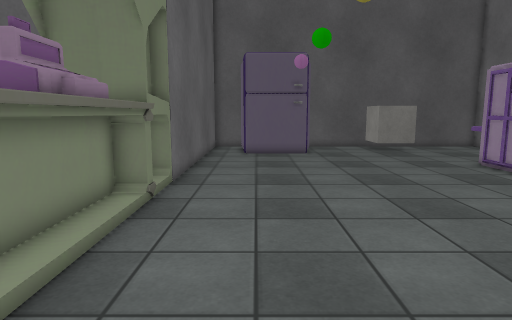
[1] (above)

19 first-person views from a walk through a 3-D level made in the Unity game engine. The camera is 1.3 m above the floor, tilts 8° down and sees 75° across. The floor is counted in squares, 0.5 m on a side. Each view is taken from the middle of a square. On the plan, view 1 faces up. The plan holds only what a view shows up to about 20 squares ahead; the rest is blank. The place goes on beyond the plan. The player character is not drawn. Some surface patterns are stand-ins.

[2]
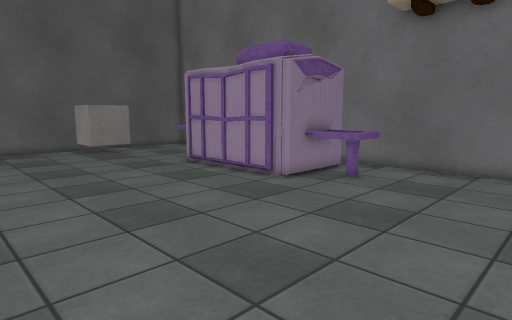

[3]
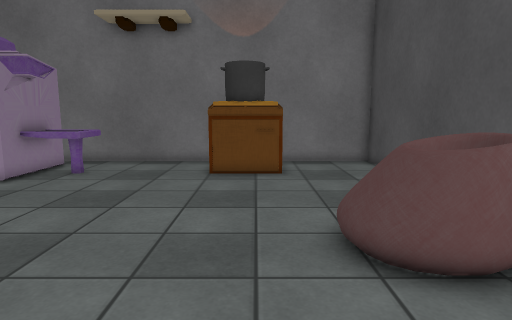

[4]
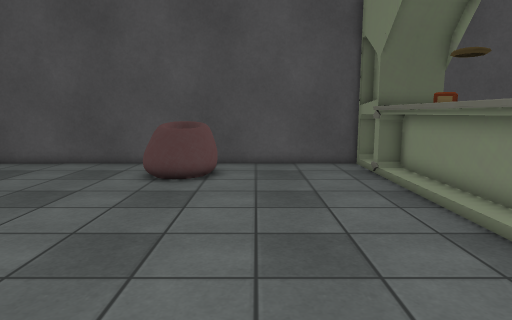

[5]
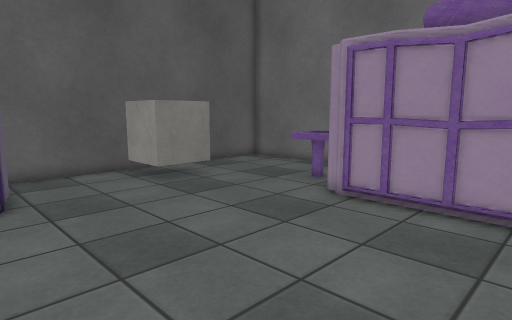

[6]
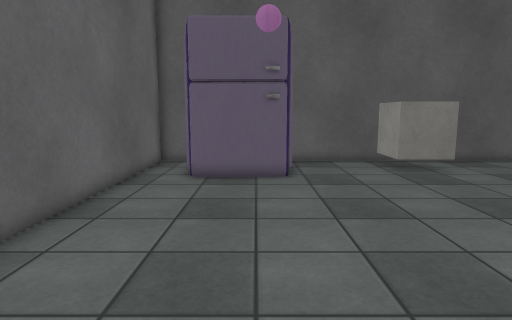

[7]
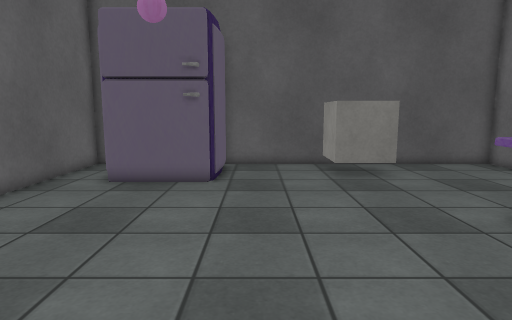

[8]
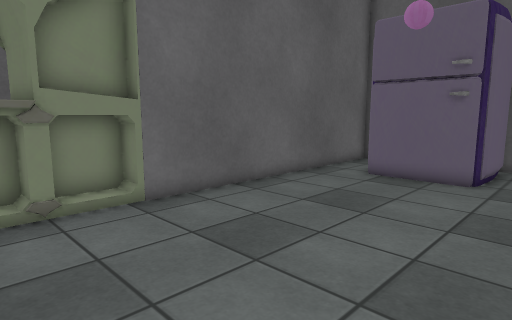

[9]
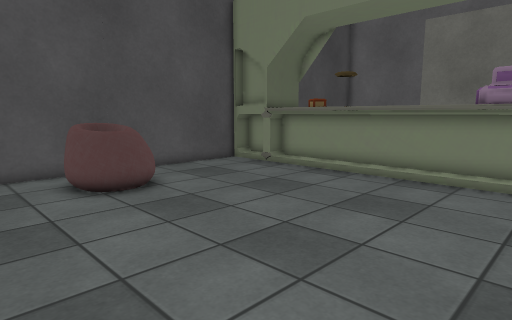

[10]
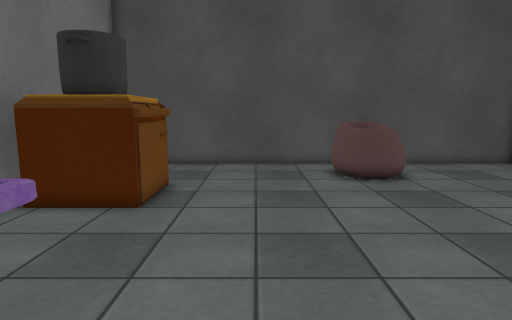

[11]
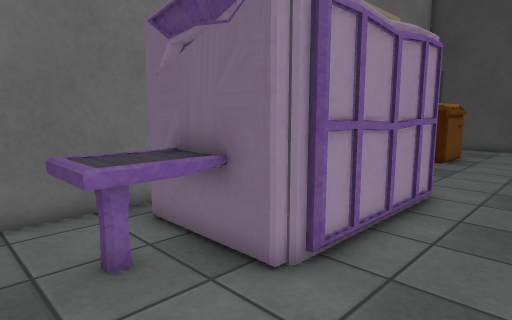

[12]
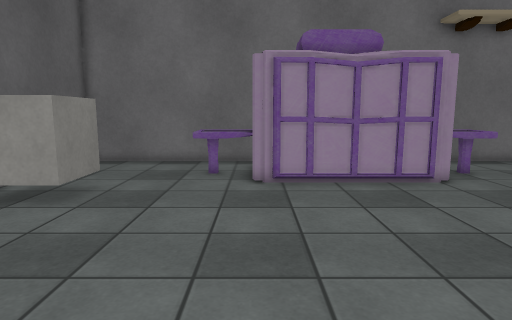

[13]
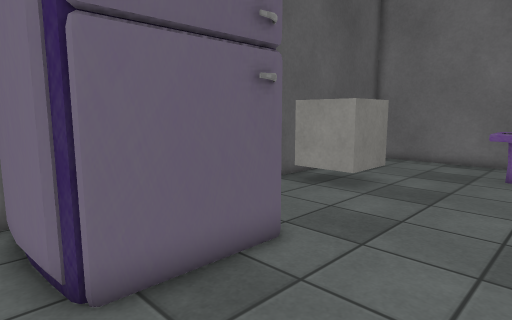

[14]
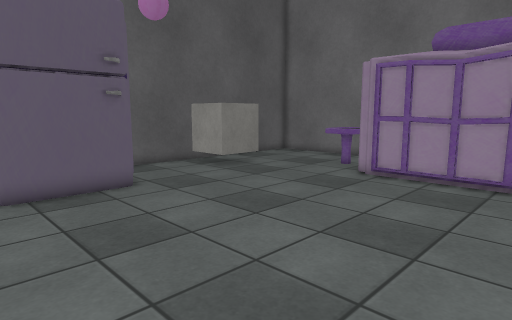

[15]
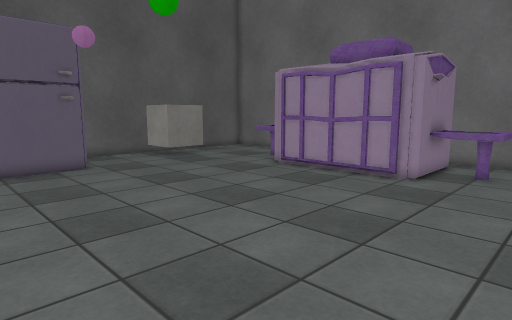

[16]
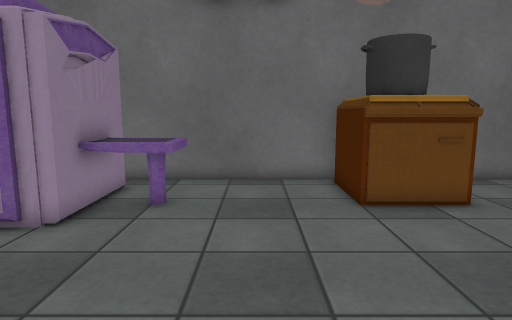

[17]
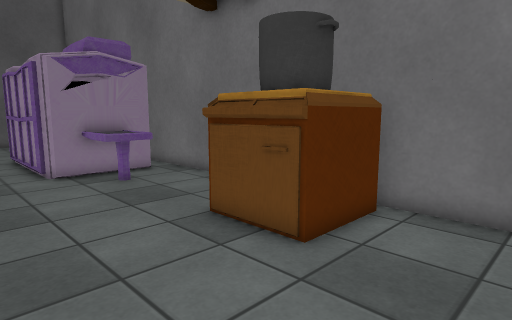

[18]
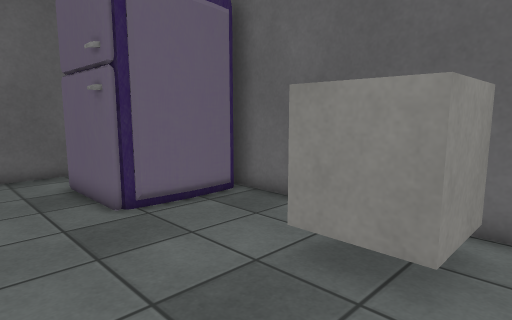

[19]
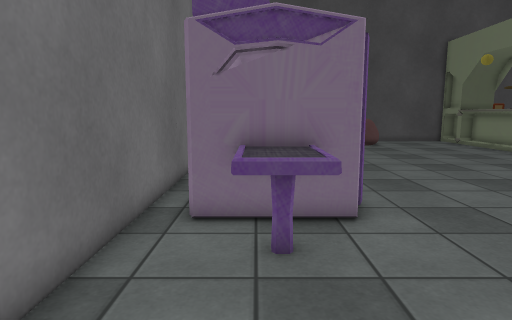

### Floor plan
Key: @ floor where view 1 was taken; # wall or solid block; . floor; ^ raised ledge; B bag; C cube; F fridge; O other object.
Columns run from 5 left of view 1 to 17 right of it. Each row starts with its distance up from view 1.
 26   ###   ###############
 25   #.#   #F...C  C.....#
 24   #.#   ##...C  C.....#
 23   #.#   ##...CCCC.....#
 22   #.#FFF##............#
 21   #..FFFF.............#
 20   #...............OO..#
 19   #...............OO..#
 18   #...............OO..#
 17   #.............OOOOOO#
 16   #.............O  OO #
 15   #.............OO OOO#
 14   #.............OOOO  #
 13  ##.............OO O  #
 12  ##.............OOOOOO#
 11  ##.............O OOO #
 10 ###.............OOOOOO#
  9  ^^...............OO..#
  8  #^...............OO..#
  7  ##...............OO..#
  6 ^^^...................#
  5  ^^...................#
  4  ^^...................#
  3  ^^...................#
  2  ^^...............^^#^#
  1  ^^...............^####
  0  ^^..@............^####
 -1 O^^...............^##^#
 -2 O^^......BBB..........#
 -3  ^^......BBBB.........#
 -4 ###......BBBB.........#
 -5  ##.......BB..........#
 -6  ######################

Positions as (right, up) in squares from view 1, and headings:
1: (0, 0), facing up
2: (1, 1), facing up-right
3: (-1, 0), facing right
4: (2, 11), facing down
5: (2, 11), facing up-right
6: (2, 8), facing up
7: (5, 9), facing up
8: (6, 8), facing up-left
9: (10, 9), facing down-left
10: (10, 11), facing down
11: (8, 21), facing down-right
12: (-1, 17), facing right
13: (-2, 17), facing up-right
14: (-2, 10), facing up-right
15: (-2, 5), facing up-right
16: (4, 5), facing right
17: (8, -5), facing up-right
18: (12, 18), facing up-left
19: (14, 25), facing down
